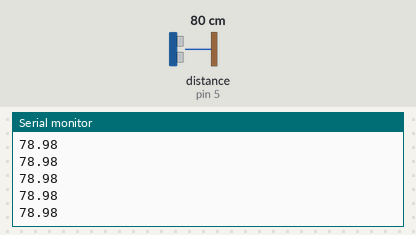
Recording of a sketch running on a simulated Arduino Uno, built with avr-gcc and run on an emulated ATmega328P. Shown: the last lines printed to the serial monitor. Wiring (inferred from the names in the program): ultrasonic range finder: trigger pin 4; echo pin 5. Inputs (shaded band) come from the test bench; at power-on: distance to the obstacle (sensor on pin 5) 80 cm. The echo pulse lasts 58.3 µs per cm.

Above: at 1.2 s.
1.3 s: distance to the obstacle (sensor on pin 5) set to 2 cm
At 1.38 s:
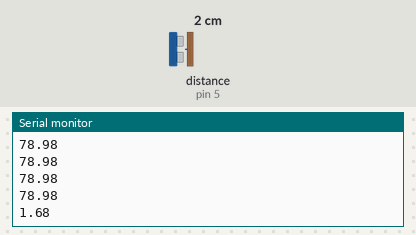
2.8 s: distance to the obstacle (sensor on pin 5) set to 4 cm
At 2.8 s:
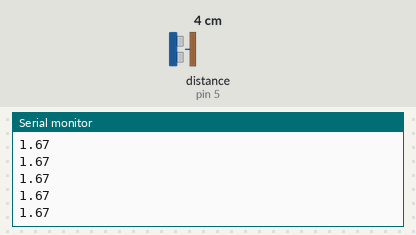
Timing chart, 0 to 5.8 s (numbered marks = the images above; inputs shaded):
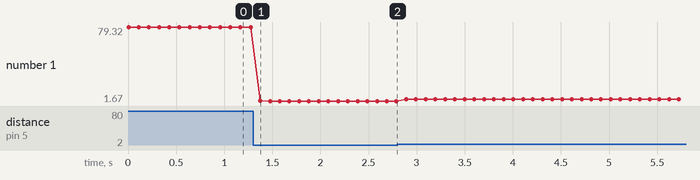

Measured:
- after the input at 1.3 s, the serial monitor: prints a new line after 0.08 s (image 1)
- plotted number 1: 78.98 → 1.67 after the input at 1.3 s, 1.67 → 3.66 after the input at 2.8 s

The sketch:

dist-serial.ino
```cpp
#define trig 4
#define echo 5

void setup() {
  Serial.begin(9600);
}

void loop() {
  Serial.println(getDistance());
  delay(100);
}

double getDistance(){
  float duration;

  pinMode(trig, OUTPUT);
  digitalWrite(trig, LOW);
  delayMicroseconds(2);

  digitalWrite(trig, HIGH);
  delayMicroseconds(10);
  digitalWrite(trig, LOW);

  pinMode(echo, INPUT);
  duration = pulseIn(echo, HIGH);
  double distance = duration * 340/20000;
  delayMicroseconds(100);
  return distance;
}
```
